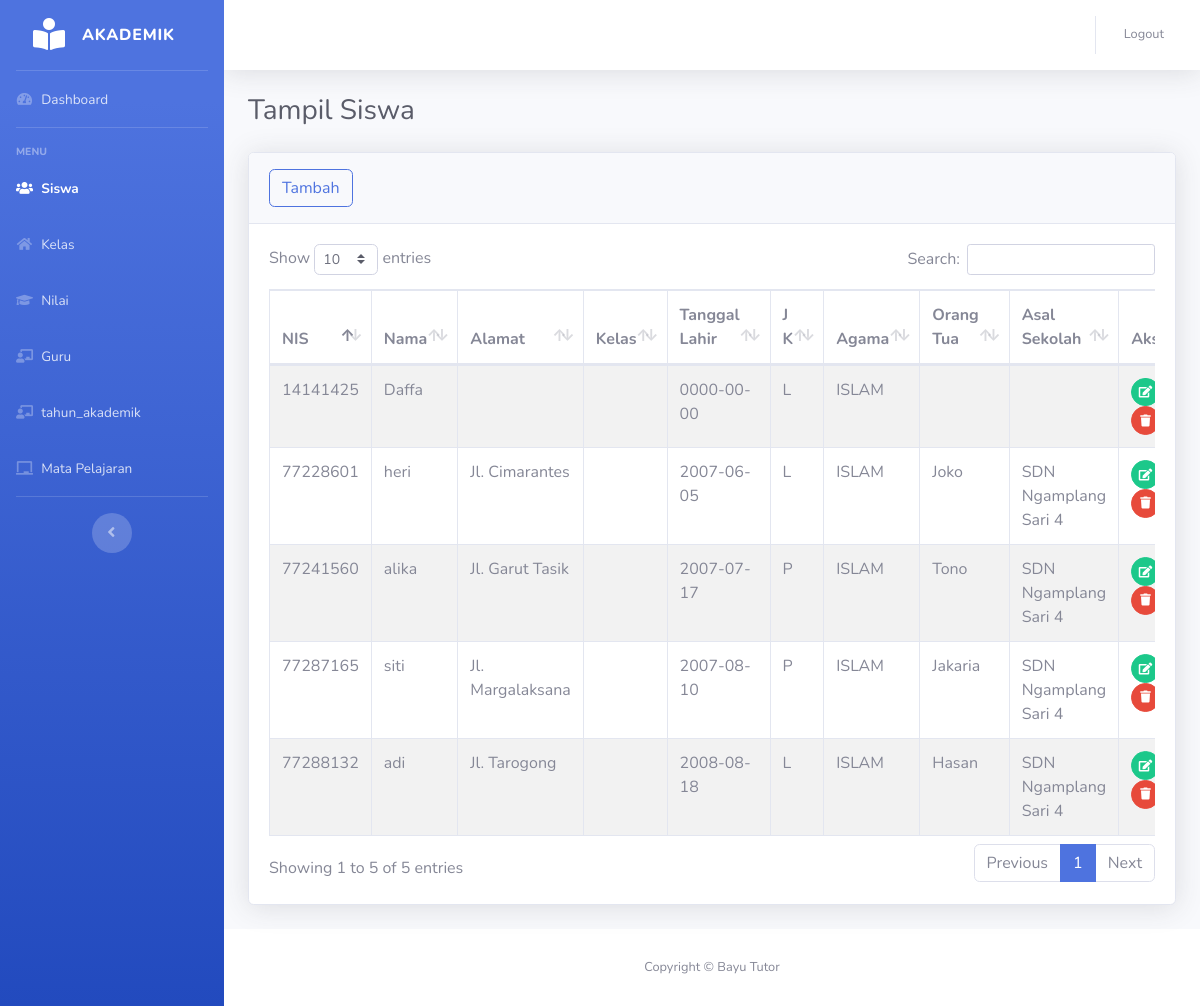
Before: /siswa/siswa.php with the older database file.
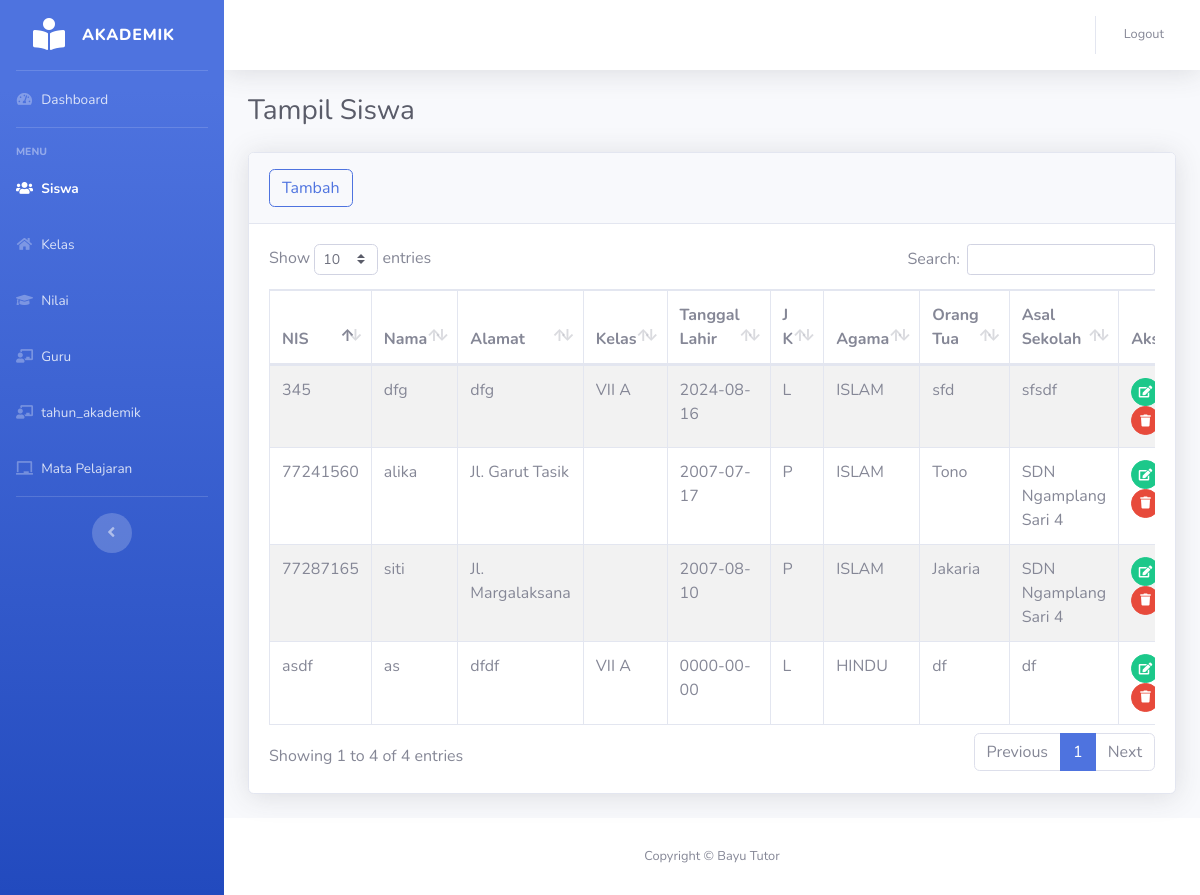
After: the same page with the newer database file.
### tables this page shows
CREATE TABLE `siswa` (
  `nis` varchar(8) NOT NULL,
  `nama` varchar(30) NOT NULL,
  `alamat` varchar(30) DEFAULT NULL,
  `tanggal_lahir` date DEFAULT NULL,
  `jenis_kelamin` enum('L','P') DEFAULT NULL,
  `agama` enum('ISLAM','PROTESTAN','KATHOLIK','HINDU','BUDHA','KONGHUCU','LAINNYA') DEFAULT NULL,
  `orang_tua` varchar(30) DEFAULT NULL,
  `asal_sekolah` varchar(50) NOT NULL,
  `id_kelas` int(11) DEFAULT NULL,
  PRIMARY KEY (`nis`),
  KEY `siswa_ibfk_2` (`id_kelas`),
  CONSTRAINT `siswa_ibfk_2` FOREIGN KEY (`id_kelas`) REFERENCES `kelas` (`id_kelas`)
);

CREATE TABLE `kelas` (
  `id_kelas` int(11) NOT NULL AUTO_INCREMENT,
  `nama_kelas` varchar(30) NOT NULL,
  PRIMARY KEY (`id_kelas`),
  KEY `id_kelas` (`id_kelas`)
);

### siswa/siswa.php (the view, shortened to what this page needs)
<?php
$title = 'siswa';
?>
<!DOCTYPE html>
<html lang="en">
<head>
    <link href="../assets/vendor/fontawesome-free/css/all.min.css" rel="stylesheet" type="text/css">
    <link href="../assets/css/sb-admin-2.min.css" rel="stylesheet">
    <link href="../assets/vendor/datatables/dataTables.bootstrap4.min.css" rel="stylesheet">
</head>
<body id="page-top">
    <div id="wrapper">
        <?php include_once("../layout/sidebar.php") ?>
        <div id="content-wrapper" class="d-flex flex-column">
            <div id="content">
                <?php include_once("../layout/topbar.php") ?>
                <div class="container-fluid">
                    <h1 class="h3 mb-4 text-gray-800">Tampil Siswa</h1>
                    <div class="card shadow mb-4">
                        <div class="card-header py-3">
                            <a href="siswa-tambah.php"><button type="button" class="btn btn-outline-primary rounded">Tambah</button></a>
                        </div>
                        <div class="card-body">
                            <?php
                            $db = dbConnect();
                            if ($db->connect_errno == 0) {
                                $sql = "
                                    SELECT siswa.*, kelas.nama_kelas
                                    FROM siswa
                                    LEFT JOIN kelas ON siswa.id_kelas = kelas.id_kelas
                                ";
                                $res = $db->query($sql);
                                if ($res) {
                                    ?>
                                    <div class="table-responsive">
                                        <table class="table table-bordered table-striped" id="dataTable" width="100%" cellspacing="0">
                                            <thead>
                                                <tr>
                                                    <th>NIS</th>
                                                    <th>Nama</th>
                                                    <th>Alamat</th>
                                                    <th>Kelas</th>
                                                    <th>Tanggal Lahir</th>
                                                    <th>J K</th>
                                                    <th>Agama</th>
                                                    <th>Orang Tua</th>
                                                    <th>Asal Sekolah</th>
                                                    <th>Aksi</th>
                                                </tr>
                                            </thead>
                                            <tbody>
                                                <?php
                                                $data = $res->fetch_all(MYSQLI_ASSOC);
                                                foreach ($data as $row) {
                                                    ?>
                                                    <tr>
                                                        <td><?= $row['nis']; ?></td>
                                                        <td><?= $row['nama']; ?></td>
                                                        <td><?= $row['alamat']; ?></td>
                                                        <td><?= $row['nama_kelas']; ?></td>
                                                        <td><?= $row['tanggal_lahir']; ?></td>
                                                        <td><?= $row['jenis_kelamin']; ?></td>
                                                        <td><?= $row['agama']; ?></td>
                                                        <td><?= $row['orang_tua']; ?></td>
                                                        <td><?= $row['asal_sekolah']; ?></td>
                                                        <td>
                                                            <a href="siswa-edit.php?nis=<?= $row['nis']; ?>" class="btn btn-success btn-circle btn-sm">
                                                                <i class="fas fa-edit"></i>
                                                            </a>
                                                            <a href="siswa-hapus.php?nis=<?= $row['nis']; ?>" class="btn btn-danger btn-circle btn-sm hapus">
                                                                <i class="fas fa-trash"></i>
                                                            </a>
                                                        </td>
                                                    </tr>
                                                    <?php
                                                }
                                                ?>
                                            </tbody>
                                        </table>
                                        <?php
                                    } else {
                                        echo "Gagal Eksekusi SQL" . (DEVELOPMENT ? " : " . $db->error : "") . "<br>";
                                    }
                                } else {
                                    echo "Gagal koneksi" . (DEVELOPMENT ? " : " . $db->connect_error : "") . "<br>";
                                }
                                ?>
                            </div>
                        </div>
                    </div>
                </div>
                <?php include_once("../layout/footer.php") ?>
            </div>
        </div>
    </div>
</body>
</html>

### layout/sidebar.php
<ul class="navbar-nav bg-gradient-primary sidebar sidebar-dark accordion" id="accordionSidebar">
    <a class="sidebar-brand d-flex align-items-center justify-content-center" href="../../../index.html">
        <div class="sidebar-brand-icon ">
            <i class="fas fa-book-reader"></i>
        </div>
        <div class="sidebar-brand-text mx-3">Akademik</div>
    </a>
    <hr class="sidebar-divider my-0">
    <li class="nav-item <?php if($title == 'dashboard') echo "active" ?>">
        <a class="nav-link" href="../index.php">
            <i class="fas fa-fw fa-tachometer-alt"></i>
            <span>Dashboard</span></a>
    </li>
    <hr class="sidebar-divider">
    <div class="sidebar-heading">
        Menu
    </div>
    <li class="nav-item <?php if($title == 'siswa') echo 'active' ?>">
        <a class="nav-link" href="../siswa/siswa.php">
            <i class="fas fa-fw fa-users"></i>
            <span>Siswa</span>
        </a>
    </li>
    <li class="nav-item <?php if($title == 'kelas') echo 'active' ?>">
        <a class="nav-link" href="../kelas/kelas.php">
            <i class="fas fa-fw fa-home"></i>
            <span>Kelas</span>
        </a>
    </li>
    <li class="nav-item <?php if($title == 'nilai') echo 'active' ?>">
        <a class="nav-link" href="../nilai/nilai.php">
             <i class="fas fa-fw fa-graduation-cap"></i>
            <span>Nilai</span>
        </a>
    </li>
    <li class="nav-item <?php if($title == 'guru') echo 'active' ?>">
        <a class="nav-link" href="../guru/guru.php">
            <i class="fas fa-fw fa-chalkboard-teacher"></i>
            <span>Guru</span>
        </a>
    </li>
    <li class="nav-item <?php if($title == 'tahun_akademik') echo 'active' ?>">
        <a class="nav-link" href="../setting_pdf/tahun_akademik.php">
            <i class="fas fa-fw fa-chalkboard-teacher"></i>
            <span>tahun_akademik</span>
        </a>
    </li>
    <li class="nav-item <?php if($title == 'mata-pelajaran') echo 'active' ?>">
        <a class="nav-link" href="../mata-pelajaran/mata-pelajaran.php">
            <i class="fas fa-fw fa-chalkboard"></i>
            <span>Mata Pelajaran</span>
        </a>
    </li>
    <hr class="sidebar-divider d-none d-md-block">
    <div class="text-center d-none d-md-inline">
        <button class="rounded-circle border-0" id="sidebarToggle"></button>
    </div>
</ul>

### layout/topbar.php (shortened to what this page needs)
<nav class="navbar navbar-expand navbar-light bg-white topbar mb-4 static-top shadow">
    <ul class="navbar-nav ml-auto">
        <li class="nav-item dropdown no-arrow">
            <a class="nav-link dropdown-toggle" href="#" id="userDropdown" role="button" data-toggle="dropdown" aria-haspopup="true" aria-expanded="false">
                <span class="mr-2 d-none d-lg-inline text-gray-600 small">Logout</span>
            </a>
        </li>
    </ul>
</nav>

### layout/footer.php
<footer class="sticky-footer bg-white">
                <div class="container my-auto">
                    <div class="copyright text-center my-auto">
                        <span>Copyright &copy; Bayu Tutor </span>
                    </div>
                </div>
</footer>

Changed rows visible on the page:
removed siswa: nis "14141425", nama "Daffa", tanggal_lahir "0000-00-00", jenis_kelamin "L", agama "ISLAM"
removed siswa: nis "77228601", nama "heri", alamat "Jl. Cimarantes", tanggal_lahir "2007-06-05", jenis_kelamin "L", agama "ISLAM", orang_tua "Joko", asal_sekolah "SDN Ngamplang Sari 4"
removed siswa: nis "77288132", nama "adi", alamat "Jl. Tarogong", tanggal_lahir "2008-08-18", jenis_kelamin "L", agama "ISLAM", orang_tua "Hasan", asal_sekolah "SDN Ngamplang Sari 4"
added siswa: nis "345", nama "dfg", alamat "dfg", id_kelas.nama_kelas "VII A", tanggal_lahir "2024-08-16", jenis_kelamin "L", agama "ISLAM", orang_tua "sfd", asal_sekolah "sfsdf"
added siswa: nis "asdf", nama "as", alamat "dfdf", id_kelas.nama_kelas "VII A", tanggal_lahir "0000-00-00", jenis_kelamin "L", agama "HINDU", orang_tua "df", asal_sekolah "df"
Other visible differences:
text written by a page script: "Show entries Search: Showing 1 to 5 of 5 entries Previous 1 Next" → "Show entries Search: Showing 1 to 4 of 4 entries Previous 1 Next"
